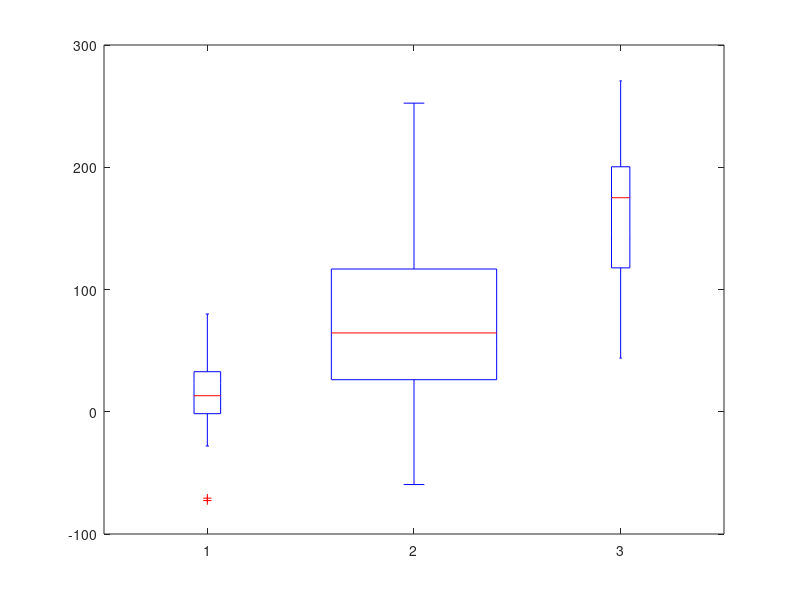

The MATLAB script that drew this image: (Note: this script raises an error after producing the figure.)
%%
load("LFP_example_headmovement.mat")

%% boxplot
figure;
boxplot([LFP.mov-LFP.mov_baseline, [LFP.std-LFP.std_baseline;NaN(20,1)],[LFP.dev-LFP.dev_baseline;NaN(180,1)]])
hold on
swarmchart([ones(200,1); 2*ones(200,1); 3*ones(200,1)], [LFP.mov-LFP.mov_baseline; [LFP.std-LFP.std_baseline;NaN(20,1)];[LFP.dev-LFP.dev_baseline;NaN(180,1)]], 25,'filled', 'XJitterWidth',0.4, 'MarkerFaceAlpha',0.4)
xticklabels({'Movement', 'Standard', 'Deviant'})
title('230912_turtle24_3', 'Interpreter','none')
% calculate p-values
p_std = permutationTest(LFP.mov(~isnan(LFP.mov))-LFP.mov_baseline(~isnan(LFP.mov)), LFP.std-LFP.std_baseline, 10000);
p_dev = permutationTest(LFP.mov(~isnan(LFP.mov))-LFP.mov_baseline(~isnan(LFP.mov)), LFP.dev-LFP.dev_baseline, 10000);
